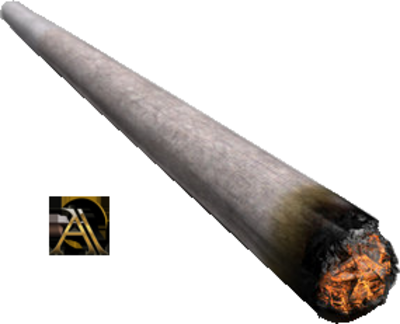
#> input picture images/cigar.png, 400 x 324 px; the run also reads 1 picture not shown here
$ python apply_overlay.py
#> lines starting #> are read from the running program, lines starting #| are printed output that depends on the picture
import numpy as np
import cv2

face_cascade = cv2.CascadeClassifier('haarcascade_frontalface_default.xml')
specs_ori = cv2.imread('images/glasses.png', -1)
cigar_ori = cv2.imread('images/cigar.png', -1)
#> cigar_ori is the input picture: shape (324, 400, 4); mean B, G, R, A 207.7, 209.9, 213.4, 64.6
mus_ori = cv2.imread('images/mustache.png', -1)
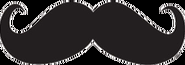
#> input picture images/mustache.png, 185 x 65 px
#> mus_ori is the input picture: shape (65, 185, 4); mean B, G, R, A 47.3, 46.7, 49.8, 172.2
hat_ori = cv2.imread('images/hat.png', -1)
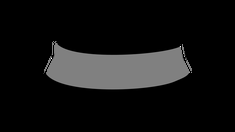
#> input picture images/hat.png, 235 x 132 px
#> hat_ori is the input picture: shape (132, 235, 4); mean B, G, R, A 19.6, 19.6, 19.6, 159.9
# get(CV_CAP_PROP_FPS)
#> (the run stopped early here; a loop or call above may not have finished)
